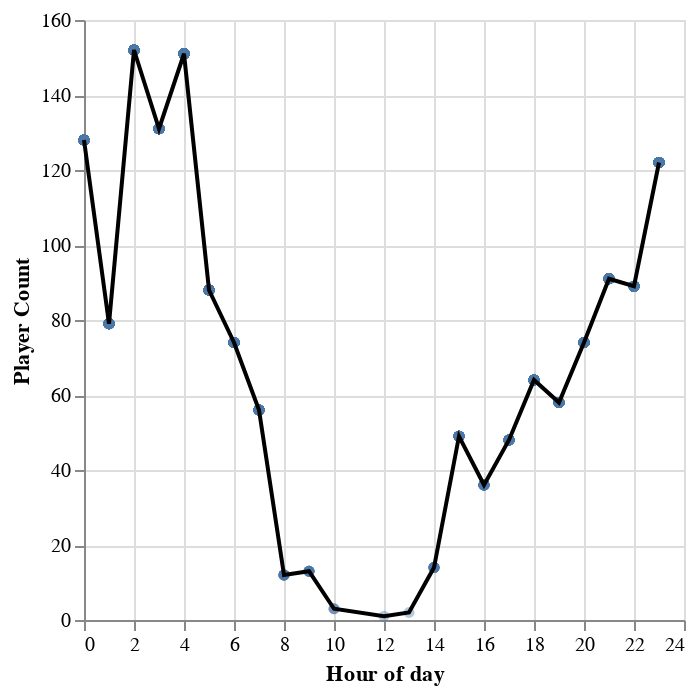

The cell this chart's notebook holds for it:
### Code cell
np.random.seed(2019) # DO NOT CHANGE

sessions_preds  = sessions_training.assign(
    predictions = sessions_tuned.predict(X_train)
)

sessions_plot_working = alt.Chart(sessions_preds).mark_circle(opacity = 0.4).encode(
    x=alt.X("hour").title("Hour of day"),
    y=alt.Y("player_count").title("Player Count").scale(zero=False),
)
sessions_line = alt.Chart(sessions_preds).mark_line(color="black").encode(
    x = "hour",
    y = "predictions",
)
sessions_plot = alt.layer(sessions_plot_working, sessions_line)
sessions_plot

### Figure 1 — Vega-Lite specification as saved in the notebook (floating-point values rounded to 4 significant figures; data arrays with more than 128 entries replaced by an {"elided": "..."} marker saying what was removed)
{"config": {"view": {"continuousWidth": 300, "continuousHeight": 300}}, "layer": [{"mark": {"type": "circle", "opacity": 0.4}, "encoding": {"x": {"field": "hour", "title": "Hour of day", "type": "quantitative"}, "y": {"field": "player_count", "scale": {"zero": false}, "title": "Player Count", "type": "quantitative"}}}, {"mark": {"type": "line", "color": "black"}, "encoding": {"x": {"field": "hour", "type": "quantitative"}, "y": {"field": "predictions", "type": "quantitative"}}}], "data": {"name": "data-6341603db216ac00e0e1d8b4f753099e"}, "$schema": "https://vega.github.io/schema/vega-lite/v5.20.1.json", "datasets": {"data-6341603db216ac00e0e1d8b4f753099e": {"elided": "1151 records"}}}
